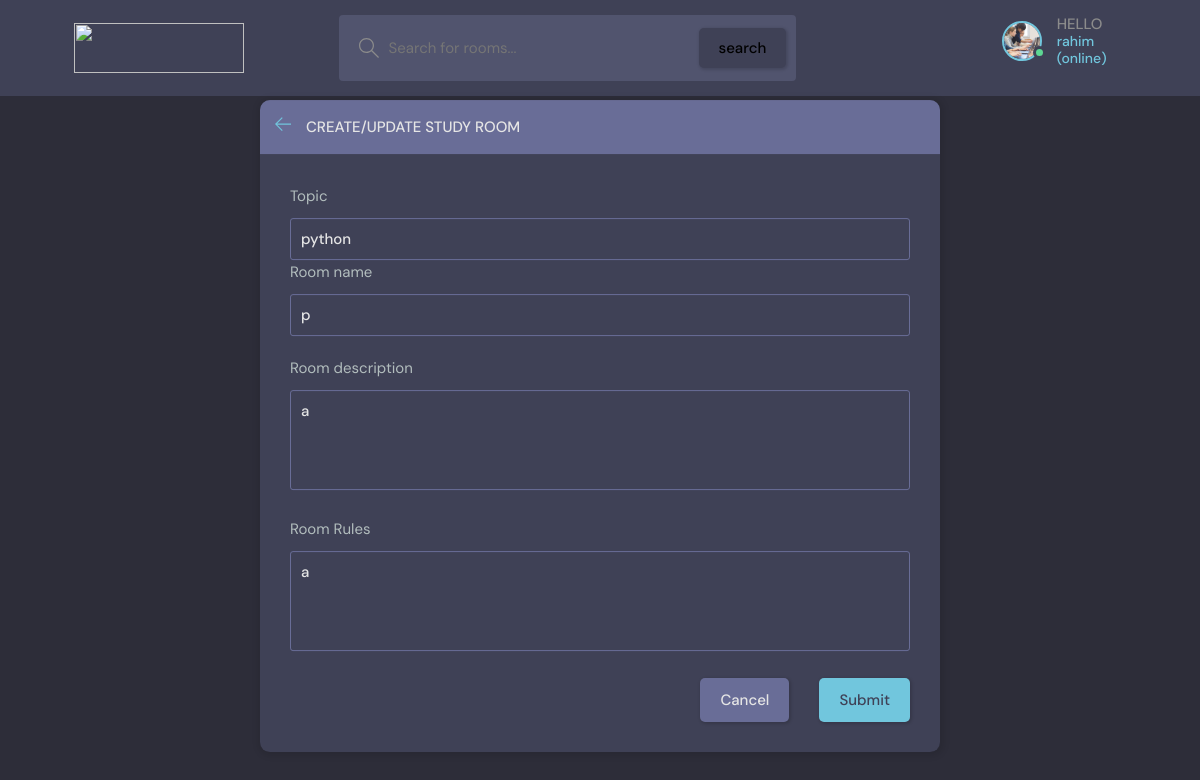
/base/update-room/2 (signed in), run on the app's committed database.
### base/models.py (models this page shows, shortened)
class User(AbstractUser):
    name=models.CharField(max_length=50, null=True)
    email=models.EmailField(unique=True, null=True)
    about=models.TextField(max_length=300, null=True, blank=True)
    avatar=models.ImageField(null=True, default='avatar.svg')
    REQUIRED_FIELDS=[]

class Room(models.Model):
    host=models.ForeignKey(User, on_delete=models.SET_NULL, null=True)
    topic=models.ForeignKey(Topic,  on_delete=models.SET_NULL, null=True)
    title=models.CharField(max_length=100)
    participants=models.ManyToManyField(User, related_name='participants', blank=True)
    description=models.TextField(null=True, blank=True)
    rules=models.TextField(null=True, blank=True)
    updated=models.DateTimeField(auto_now=True)
    created=models.DateTimeField(auto_now_add=True)
    class Meta():
        ordering=["-updated","-created"]

class Topic(models.Model):
    name=models.CharField(max_length=100)

### base/views.py (the view, shortened to what this page needs)
# urls.py: path('update-room/<str:pk>', views.update_room, name='update-room'),
@login_required(login_url='login')
def update_room(request, pk):
    room=Room.objects.get(id=pk)
    form=RoomForm(instance=room)
    topics=Topic.objects.all()
    if request.user!=room.host:
        return HttpResponse(' sorry you are not allowed to update this room')
    context={'form':form, 'topics':topics,  'room':room}
    return render(request, 'base/room_form.html', context)

### base/forms.py
class RoomForm(ModelForm):
    class Meta:
        model=Room
        fields='__all__'
        exclude=['host','participants']

### templates/base/room_form.html (shortened to what this page needs)
{%extends 'main.html' %}
{%block content%}
  <main class="create-room layout">
    <div class="container">
      <div class="layout__box">
        <div class="layout__boxHeader">
          <div class="layout__boxTitle">
            <a href="{{request.META.HTTP_REFERER}}">
              <svg version="1.1" xmlns="http://www.w3.org/2000/svg" width="32" height="32" viewBox="0 0 32 32">
                <title>arrow-left</title>
                <path
                  d="M13.723 2.286l-13.723 13.714 13.719 13.714 1.616-1.611-10.96-10.96h27.625v-2.286h-27.625l10.965-10.965-1.616-1.607z">
                </path>
              </svg>
            </a>
            <h3>Create/Update Study Room</h3>
          </div>
        </div>
        <div class="layout__body">
          <form method="POST" class="form" action="">
            <div class="form__group">
              <label for="room_topic">Topic</label>
              <input required type="text" name="topic" value="{{room.topic.name}}" id="room_topic" list="topic-list" />
            <div class="form__group">
              <label for="room_name">Room name</label>
              {{form.title}}
            </div>
            <div class="form__group">
              <label for="room_name">Room description</label>
              {{form.description}}
            </div>
            <div class="form__group">
              <label for="room_name">Room Rules</label>
              {{form.rules}}
            </div>
            </div>
            <div class="form__action">
              <a class="btn btn--dark" href="{{request.META.HTTP_REFERER}}">Cancel</a>
              <button class="btn btn--main" type="submit">Submit</button>
            </div>
          </form>
        </div>
      </div>
    </div>
  </main>
{%endblock content%}

### templates/navbar.html (shortened to what this page needs)
{% load static%}
<header class="header header--loggedIn">
    <div class="container">
      <a href="{% url 'index' %}" class="header__logo">
          <img style="width:17rem; height:5rem;" src="{% static 'images/team/dark.png' %}" alt="">
      </a>
      <form method="GET" action="{% url 'index' %}" class="header__search">
        <label>
          <input name="q" placeholder="Search for rooms..." />
          <button class="btn" type="submit">search</button>
        </label>
      </form>
      <nav class="header__menu">
        {% if request.user.is_authenticated%}
        <div class="header__user">
          <a href="{% url 'profile-page' request.user.id %}">
            <div class="avatar avatar--medium active">
              <img src="{{request.user.avatar.url}}" />
            </div>
            <p>HELLO<span>{{request.user.username}}<br>(online)</span><p>
          </a>
        </div>
        {%else%}
        <a href="{% url 'login' %}">
          <img src="{% static 'images/avatar.svg' %}" />
          <p>Login</p>
        </a>
        {%endif%}
      </nav>
    </div>
  </header>

### static/styles/style.css (style rules this page uses)
:root { --color-main: #71c6dd; --color-main-light: #e1f6fb; --color-dark: #3f4156; --color-dark-medium: #51546e; --color-dark-light: #696d97; --color-light: #e5e5e5; --color-gray: #8b8b8b; --color-light-gray: #b2bdbd; --color-bg: #2d2d39; --color-success: #5dd693; --color-error: #fc4b0b; }
* { font-family: "DM Sans", -apple-system, BlinkMacSystemFont, "Segoe UI", Roboto, Oxygen, Ubuntu, Cantarell, "Open Sans", "Helvetica Neue", sans-serif; margin: 0; padding: 0; box-sizing: border-box; text-rendering: optimizeLegibility; font-size: inherit; }
html { font-size: 56.25%; }
@media only screen and (min-width: 1200px) { html { font-size: 62.5%; } }
body { line-height: 1.6; font-weight: 400; font-size: 1.5rem; color: var(--color-light-gray); background-color: var(--color-bg); min-height: 100vh; }
img { width: 100%; }
a { display: inline-block; color: var(--color-main); text-decoration: none; }
.container { max-width: 120rem; width: 90%; margin: auto; }
.btn { background-color:#3f4156 ; border: none; display: inline-flex; align-items: center; gap: 1rem; cursor: pointer; transition: all ease-in-out 0.3s; padding: 1rem 2rem; border-radius: 5px; box-shadow: 1px 1px 3px 1px rgba(0, 0, 0, 0.15); font-weight: 500; }
.btn--main { background-color: var(--color-main); color: var(--color-dark); }
.btn--dark { background-color: var(--color-dark-light); color: var(--color-light); }
.avatar { position: relative; display: inline-block; border-radius: 50%; border: 2px solid var(--color-main); }
.avatar img { display: block; border-radius: 50%; object-fit: cover; object-position: center; }
.avatar::after { content: ""; display: block; position: absolute; background-color: var(--color-gray); z-index: 111; border-radius: 50%; border: 0.3rem solid var(--color-dark); }
.avatar.active::after { background-color: var(--color-success); }
.avatar.avatar--medium img { width: 3.6rem; height: 3.6rem; border-radius: 50%; }
.avatar.avatar--medium:after { width: 0.7rem; height: 0.7rem; bottom: 0px; right: -6px; }
.header { padding: 1.5rem; background-color: var(--color-dark); }
.header > .container { display: flex; gap: 9.5rem; }
.header__logo, .header__user { display: flex; gap: 2rem; align-items: center; }
.header__logo > img { height: 3.2rem; width: 3.2rem; }
.header__search > label { background-color: var(--color-dark-medium); padding: 1.3rem 1rem; display: flex; align-items: center; gap: 1rem; border-radius: 4px; }
.header__search svg { fill: var(--color-gray); width: 2rem; height: 2rem; margin-left: 1rem; }
.header__search input { width: 30rem; background: transparent; border: none; outline: none; color: var(--color-light); }
.header__menu { margin-left: auto; position: relative; }
.header__menu a { display: flex; gap: 1.5rem; align-items: center; font-weight: 500; text-decoration: none; color: var(--color-gray); }
.header__menu img { height: 3.6rem; }
.header__menu p { line-height: 1.2; }
.header__menu span { color: var(--color-main); font-weight: 500; font-size: 1.4rem; display: block; }
.layout { margin-top: 2.4rem; }
.layout > .container { display: flex; justify-content: space-between; align-items: flex-start; }
.layout__box { width: 90%; max-width: 48rem; min-height: 40rem; position: absolute; top: 50%; left: 50%; transform: translate(-50%, -46%); background-color: var(--color-dark); border-radius: 1rem; box-shadow: 1px 1px 6px 3px rgba(0, 0, 0, 0.1); overflow: hidden; }
.layout__boxHeader { display: flex; padding: 1.5rem; background-color: var(--color-dark-light); }
.layout__boxTitle { display: flex; gap: 1.5rem; align-items: center; }
.layout__boxTitle h3 { text-transform: uppercase; font-weight: 500; color: var(--color-light); }
.layout__boxTitle svg { width: 1.6rem; height: 1.6rem; fill: var(--color-main); }
.layout__body { margin: 3rem; }
.form__group { margin-bottom: 2rem; width: 100%; }
.form__group label { display: block; font-size: 1.5rem; margin-bottom: 1rem; }
.form__group input, .form__group textarea, .form__group select { background: transparent; border: 1px solid var(--color-dark-light); padding: 1rem; border-radius: 3px; width: 100%; color: var(--color-light); font-weight: 500; outline: none; }
.form__group textarea { background: transparent; height: 10rem; resize: none; }
.form__action { display: flex; justify-content: flex-end; gap: 3rem; }
.create-room.layout .layout__box { max-width: 68rem; }

### data on the page
User: user.avatar (picture), user.username "rahim"
Room: topic "python", title "p", description "a", rules "a"
